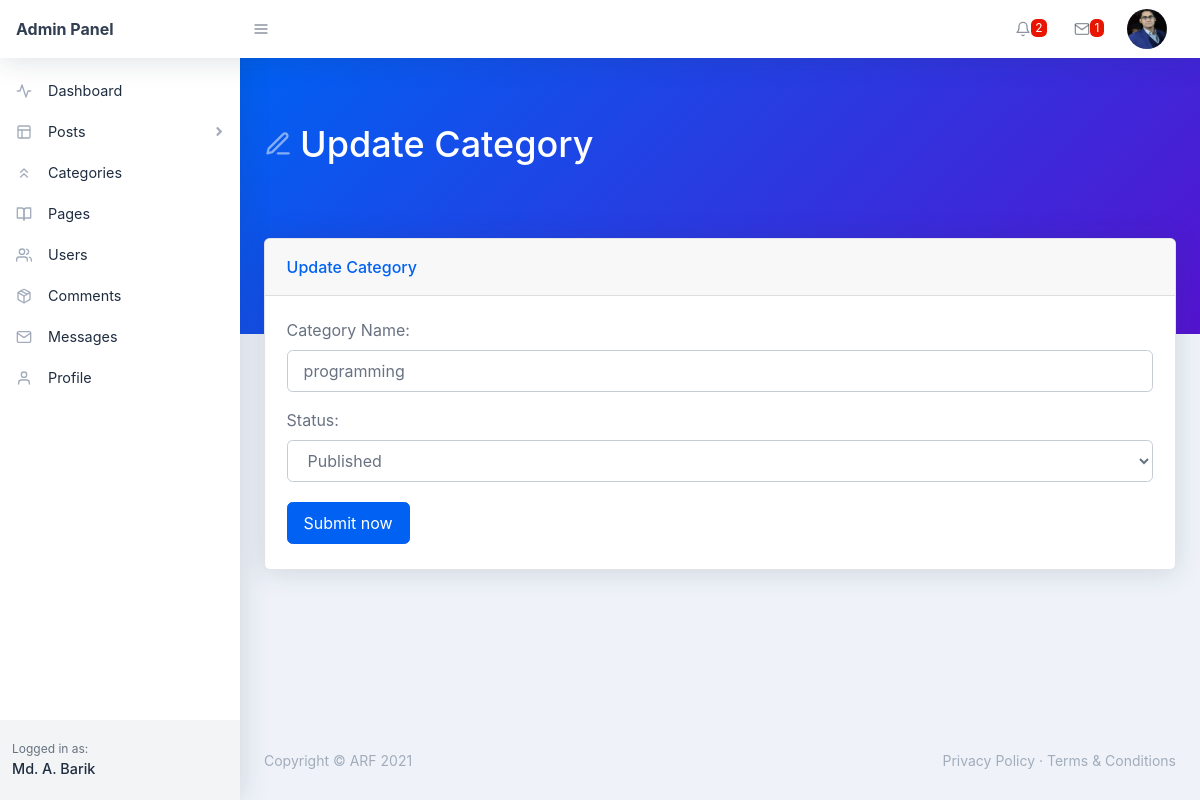
Page /backend/edit-category.php?id=1 (signed in) on the committed database.
### tables this page shows
CREATE TABLE `users` (
  `user_id` int(11) NOT NULL,
  `user_name` varchar(255) NOT NULL,
  `user_nickname` varchar(255) NOT NULL,
  `user_email` varchar(255) NOT NULL,
  `user_password` varchar(255) NOT NULL,
  `user_photo` text NOT NULL,
  `registered_on` varchar(255) NOT NULL,
  `user_role` varchar(255) NOT NULL DEFAULT 'Subscriber'
);

CREATE TABLE `categories` (
  `category_id` int(11) NOT NULL,
  `category_name` varchar(255) NOT NULL,
  `category_total_posts` int(11) NOT NULL,
  `total_post_views` int(11) NOT NULL,
  `category_status` varchar(11) NOT NULL DEFAULT 'Published',
  `created_on` varchar(255) NOT NULL,
  `created_by` varchar(155) NOT NULL
);

### backend/edit-category.php (the view, shortened to what this page needs)
<?php require_once('./includes/header.php'); ?>
    <body class="nav-fixed">
        <?php require_once('./includes/top-navbar.php'); ?>
        <div id="layoutSidenav">
            <div id="layoutSidenav_nav">
                <?php
                    require_once("./includes/left-sidebar.php");
                ?>
            </div>
            <div id="layoutSidenav_content">
                <main>
                    <div class="page-header pb-10 page-header-dark bg-gradient-primary-to-secondary">
                        <div class="container-fluid">
                            <div class="page-header-content">
                                <h1 class="page-header-title">
                                    <div class="page-header-icon"><i data-feather="edit-3"></i></div>
                                    <span>Update Category</span>
                                </h1>
                            </div>
                        </div>
                    </div>
                    <div class="container-fluid mt-n10">
                        <div class="card mb-4">
                            <div class="card-header">Update Category</div>
                            <?php
                                $sql = "SELECT * FROM categories WHERE category_id = :id";
                                $stmt = $pdo->prepare($sql);
                                $stmt->execute([
                                    ':id' => $_GET['id']
                                ]);
                                $categories = $stmt->fetch(PDO::FETCH_ASSOC);
                                $category_title = $categories['category_name'];
                                $category_status = $categories['category_status'];
                            ?>
                            <div class="card-body">
                                <form action="edit-category.php?id=<?php echo $_GET['id']; ?>" method="POST">
                                    <div class="form-group">
                                        <label for="cat-title">Category Name:</label>
                                        <input value="<?php echo $category_title; ?>" name="category-title" class="form-control" id="cat-title" type="text" placeholder="Category Name..." />
                                    </div>
                                    <div class="form-group">
                                        <label for="cat-status">Status:</label>
                                        <select name="category-status" class="form-control" id="cat-status">
                                            <option value="Published" <?php echo $category_status=='Published'?'selected':'';  ?>>Published</option>
                                        </select>
                                    </div>
                                    <button name="update-category" class="btn btn-primary mr-2 my-1" type="submit">Submit now</button>
                                </form>
                            </div>
                        </div>
                    </div>
                </main>
 <?php require_once('./includes/footer.php'); ?>

### backend/includes/top-navbar.php (shortened to what this page needs)
<nav class="topnav navbar navbar-expand shadow navbar-light bg-white" id="sidenavAccordion">
    <a class="navbar-brand d-none d-sm-block" href="index.php">Admin Panel</a><button class="btn btn-icon btn-transparent-dark order-1 order-lg-0 mr-lg-2" id="sidebarToggle" href="#"><i data-feather="menu"></i></button>
    <ul class="navbar-nav align-items-center ml-auto">
        <li class="nav-item dropdown no-caret mr-3 dropdown-notifications">
            <a class="btn btn-icon btn-transparent-dark dropdown-toggle" id="navbarDropdownAlerts" href="#" role="button" data-toggle="dropdown" aria-haspopup="true" aria-expanded="false">
                <i data-feather="bell"></i>
                <span class="badge badge-red">2</span>
            </a>
        </li>
        <li class="nav-item dropdown no-caret mr-3 dropdown-notifications">
            <a class="btn btn-icon btn-transparent-dark dropdown-toggle" id="navbarDropdownMessages" href="#" role="button" data-toggle="dropdown" aria-haspopup="true" aria-expanded="false">
                <i data-feather="mail"></i>
                <span class="badge badge-red">1</span>
            </a>
        </li>
        <?php
            if(isset($_COOKIE['_uid_'])) {
                $user_id = base64_decode($_COOKIE['_uid_']);
            } else if(isset($_SESSION['user_id'])) {
                $user_id = $_SESSION['user_id'];
            } else {
                $user_id = -1;
            }
            $sql = "SELECT * FROM users WHERE user_id = :id";
            $stmt = $pdo->prepare($sql);
            $stmt->execute([
                ':id' => $user_id
            ]);
            $user = $stmt->fetch(PDO::FETCH_ASSOC);
            $user_photo = $user['user_photo'];
        ?>
        <li class="nav-item dropdown no-caret mr-3 dropdown-user">
            <a class="btn btn-icon btn-transparent-dark dropdown-toggle" id="navbarDropdownUserImage" href="javascript:void(0);" role="button" data-toggle="dropdown" aria-haspopup="true" aria-expanded="false"><img class="img-fluid" src="./assets/img/<?php echo $user_photo; ?>"/></a>
        </li>
    </ul>
</nav>

### rows in the picture
users: user_photo (picture)
categories: category-title "programming", category-status "Published"
